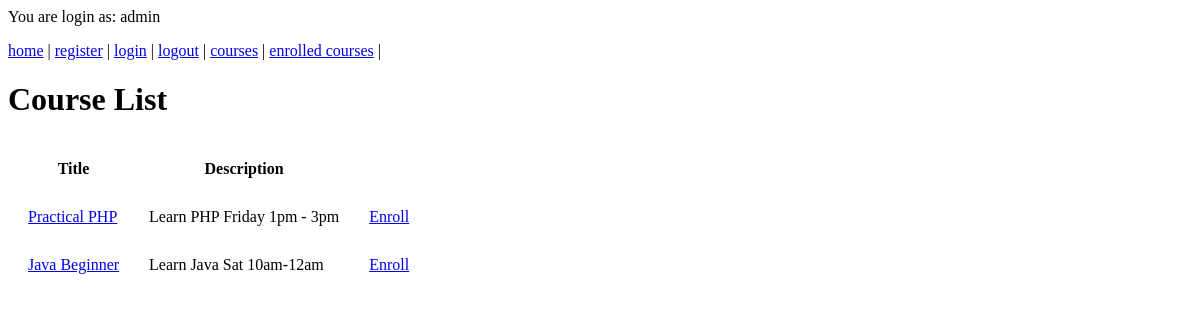
The page /myschool/student/course_list.php (signed in) on the database as committed earlier.
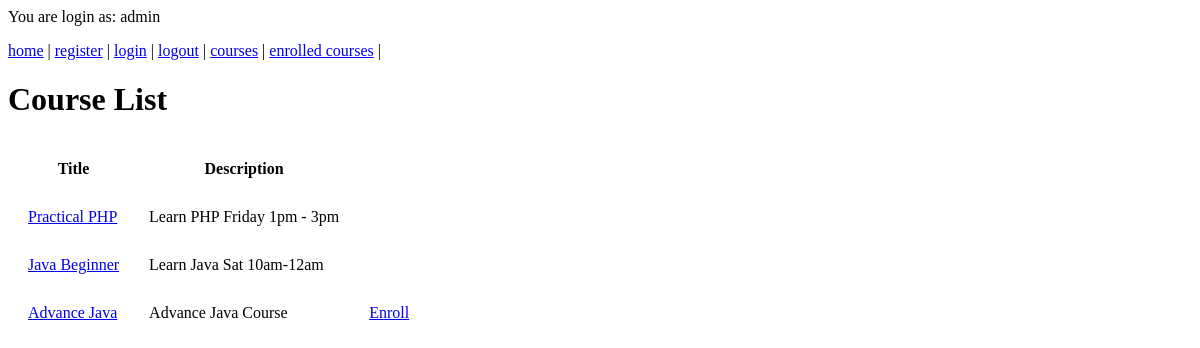
The same page on the database as committed later.
### tables this page shows
CREATE TABLE `courses` (
  `id` int(11) NOT NULL,
  `title` varchar(255) NOT NULL,
  `description` text NOT NULL,
  `teacher_id` int(11) NOT NULL
);

### myschool/inc/functions.php (called while the page is built, shortened)
<?php
function isLogin(){
	if(!isset($_SESSION['username'])){
		return false;
	}else{
		return true;
	}
}
function getCourses($conn){
	$sql = "SELECT * FROM courses";
	$result = $conn->query($sql);
	$data = array();
	if ($result->num_rows > 0) {
	  while($row = $result->fetch_assoc()) {
	    array_push($data, $row);
	  }
	}
	return $data;
}
function getStudentById($id, $conn){
	$sql = "SELECT s.id, s.username, s.email as teacher_name FROM students as s WHERE s.id={$id}";
	$result = $conn->query($sql);
	$data = array();
	if ($result->num_rows > 0) {
	  $row = $result->fetch_assoc();
	   $data = $row;
	}
	return $data;
}
function isEnrolled($student_id, $course_id, $conn){
	$sql = "SELECT id FROM enrolments WHERE student_id={$student_id} AND course_id={$course_id}";
	$result = $conn->query($sql);
	if ($result->num_rows > 0) {
	   return  true;
	}
	return false;
}

### myschool/student/course_list.php (the view, shortened to what this page needs)
<?php
include('../inc/functions.php');
include('../inc/connection.php');
$courses = getCourses($conn);
$student = getStudentById($_SESSION['user_id'], $conn);
?>
<!DOCTYPE>
<html>
<head><title>Sample Project</title></head>
<body>
<?php if(isLogin()): ?>
	<p>You are login as: <?php echo $_SESSION['username']; ?></p>
<?php endif; ?>
<?php include("inc/nav.php"); ?>
<h1>Course List</h1>
<?php if($courses): ?>
	<table cellspacing="10" cellpadding="10">
		<tr>
			<th>Title</th>
			<th>Description</th>
		</tr>
		<?php foreach($courses as $course): ?>
		<tr>
			<td><a href="course_single.php?id=<?php echo $course['id']; ?>"><?php echo $course['title']; ?></a></td>
			<td><?php echo $course['description']; ?></a></td>
			<td>
				<?php if(!isEnrolled($student['id'], $course['id'], $conn)): ?>
					<a href="enroll_form.php?id=<?php echo $course['id'] ?>">Enroll</a>
				<?php endif; ?>
			</td>
		</tr>
		<?php endforeach; ?>
	</table>
<?php else: ?>
	<p>No Records</p>
<?php endif ?>
</body>
</html>

### myschool/student/inc/nav.php
<nav>
	<a href="index.php">home</a> |
	<a href="register.php">register</a> |
	<a href="login.php">login</a> |
	<a href="logout.php">logout</a> |
	<a href="course_list.php">courses</a> |
	<a href="enrolled_courses.php">enrolled courses</a> |
</nav>

Rows that differ between the two databases and show on the page:
shown differently, row unchanged: courses "Practical PHP": no longer shows "Enroll"
shown differently, row unchanged: courses "Java Beginner": no longer shows "Enroll"
added courses: title "Advance Java", description "Advance Java Course"
